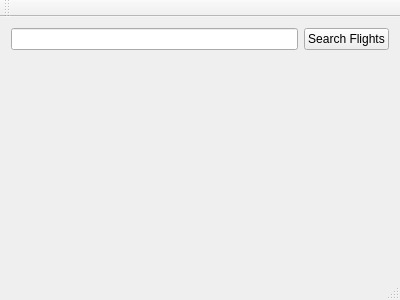
<?xml version="1.0" encoding="UTF-8"?>
<ui version="4.0">
 <class>MainWindow</class>
 <widget class="QMainWindow" name="MainWindow">
  <property name="geometry">
   <rect>
    <x>0</x>
    <y>0</y>
    <width>400</width>
    <height>300</height>
   </rect>
  </property>
  <property name="windowTitle">
   <string>Flights Locator App</string>
  </property>
  <widget class="QWidget" name="centralWidget">
   <layout class="QVBoxLayout" name="verticalLayout">
    <item>
     <layout class="QHBoxLayout" name="horizontalLayout">
      <item>
       <widget class="QLineEdit" name="dest"/>
      </item>
      <item>
       <widget class="QPushButton" name="btnSearch">
        <property name="text">
         <string>Search Flights</string>
        </property>
       </widget>
      </item>
     </layout>
    </item>
    <item>
     <widget class="QLabel" name="result">
      <property name="text">
       <string/>
      </property>
     </widget>
    </item>
   </layout>
  </widget>
  <widget class="QMenuBar" name="menuBar">
   <property name="geometry">
    <rect>
     <x>0</x>
     <y>0</y>
     <width>400</width>
     <height>22</height>
    </rect>
   </property>
  </widget>
  <widget class="QToolBar" name="mainToolBar">
   <attribute name="toolBarArea">
    <enum>TopToolBarArea</enum>
   </attribute>
   <attribute name="toolBarBreak">
    <bool>false</bool>
   </attribute>
  </widget>
  <widget class="QStatusBar" name="statusBar"/>
 </widget>
 <layoutdefault spacing="6" margin="11"/>
 <resources/>
 <connections/>
</ui>
